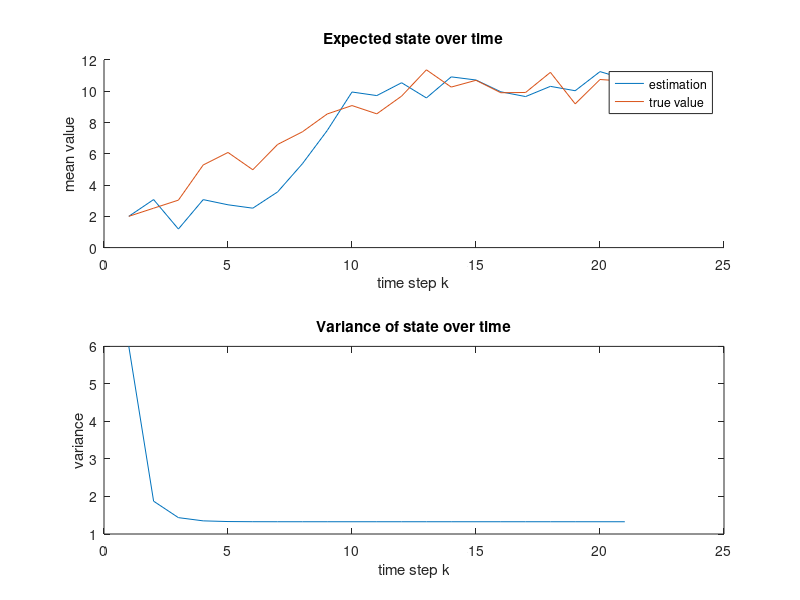
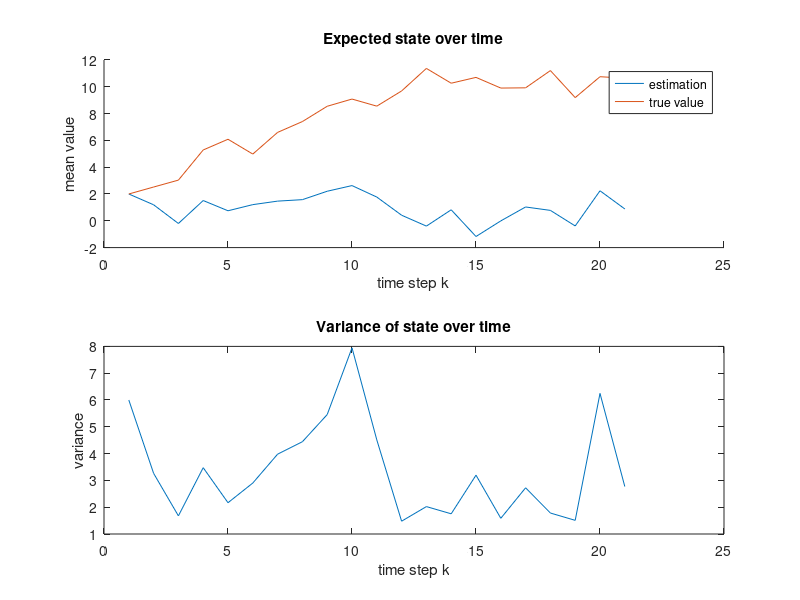
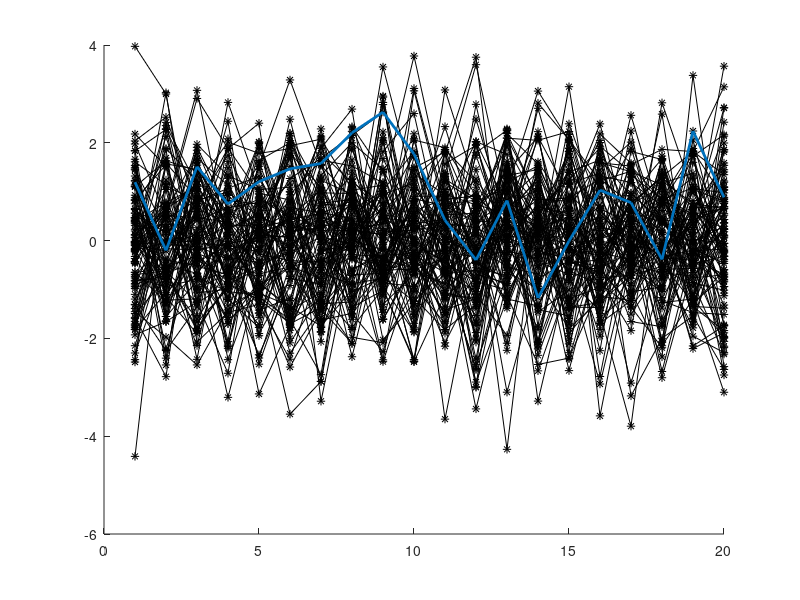

Write the MATLAB code that produced these figures, in order. (Note: this script raises an error after producing the figures.)
clc;clear
%% Kalman filter
% Parameters
Q = 1.5;
R = 2.5;
% The first time step is x_0
T = 20+1; % time step
A = 1;
H = 1;

% Initialization
P = zeros(T,1);
x = zeros(T,1);
x_hat = zeros(T,1);
y = zeros(T,1);

% Initial state
x(1) = 2;
x_hat(1) = 2;
P(1) = 6;

% Generate samples and measurements
for i = 2:T
    x(i) = x(i-1) + sqrt(Q)*randn;
end

for i = 1:T
    y(i) = x(i) + sqrt(R)*randn;
end


% Kalman filtering
for i = 2:T
    x_hat(i) = A*x_hat(i-1);
    P(i) = A*P(i-1)*A' + Q;
    
    S = H*P(i)*H' + R;
    K = P(i)*H/S;
    v = y(i) - H*x_hat(i);
    
    x_hat(i) = x_hat(i) + K*v;
    P(i) = P(i) - K*S*K';
end

mse_kf = mean((x-x_hat).^2);

figure
subplot(2,1,1)
hold on
plot(x_hat)
plot(x)
xlabel('time step k')
ylabel('mean value')
legend('estimation','true value')
title('Expected state over time')
subplot(2,1,2)
plot(P)
xlabel('time step k')
ylabel('variance')
title('Variance of state over time')


%% Partical filter without resampling
% Draw samples from proposal (motion model)
N = 100;
x_sis = zeros(T,1);
P_hat = zeros(T,1);
x_sis(1) = 2;
P_hat(1) = 6;
q = sqrt(Q);
r = sqrt(R);
w = zeros(N,T);
w(:,1) = 1/N*ones(N,1);
samples = zeros(N,T);
for i = 2:T
    samples(:,i-1) = normrnd(samples(:,i-1),q);
    pyx = normpdf(samples(:,i-1),y(i),r);
    w_tilde = w(:,i-1).*pyx;
    w(:,i) = w_tilde/sum(w_tilde);
    x_sis(i) = sum(w(:,i).*samples(:,i-1));
    P_hat(i) = mean((x_sis(i)-samples(:,i-1)).^2);
end

mse_pf = mean((x-x_sis).^2);

figure
subplot(2,1,1)
hold on
plot(x_sis)
plot(x)
xlabel('time step k')
ylabel('mean value')
legend('estimation','true value')
title('Expected state over time')
subplot(2,1,2)
plot(P_hat)
xlabel('time step k')
ylabel('variance')
title('Variance of state over time')

figure
hold on
plot(samples(:,1:end-1)','k-*')
plot(x_sis(2:end),'Linewidth',2)

%PostPlot(samples(:,1:end-1),w(:,2:end),x_hat(2:end)',P(2:end)',N,T-1,0)

%% Partical filter with resampling
x_sir = zeros(T,1);
x_sir(1) = 2;
for i = 2:T
    samples(:,i-1) = normrnd(samples(:,i-1),q);
    pyx = normpdf(samples(:,i-1),y(i),r);
    w_tilde = w(:,i-1).*pyx;
    w(:,i) = w_tilde/sum(w_tilde);
    [samples(:,i-1),w(:,i)] = resample(samples(:,i-1),w(:,i));
    x_sir(i) = sum(w(:,i).*samples(:,i-1));
    P_hat(i) = mean((x_sir(i)-samples(:,i-1)).^2);
end

mse_pfre = mean((x-x_sir).^2);

figure
subplot(2,1,1)
hold on
plot(x_hat)
plot(x)
xlabel('time step k')
ylabel('mean value')
legend('estimation','true value')
title('Expected state over time')
subplot(2,1,2)
plot(P_hat)
xlabel('time step k')
ylabel('variance')
title('Variance of state over time')

%PostPlot(samples(:,1:end-1),w(:,2:end),x_hat(2:end)',P(2:end)',N,T-1,1)
